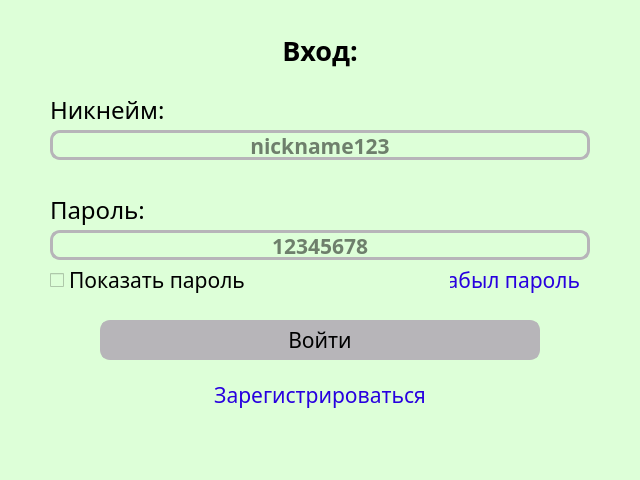
<?xml version="1.0" encoding="UTF-8"?>
<ui version="4.0">
 <class>MainWindow</class>
 <widget class="QMainWindow" name="MainWindow">
  <property name="geometry">
   <rect>
    <x>0</x>
    <y>0</y>
    <width>640</width>
    <height>480</height>
   </rect>
  </property>
  <property name="minimumSize">
   <size>
    <width>640</width>
    <height>480</height>
   </size>
  </property>
  <property name="maximumSize">
   <size>
    <width>640</width>
    <height>480</height>
   </size>
  </property>
  <property name="font">
   <font>
    <family>Times New Roman</family>
    <kerning>false</kerning>
   </font>
  </property>
  <property name="windowTitle">
   <string>MainWindow</string>
  </property>
  <property name="styleSheet">
   <string notr="true">background-color: rgb(221, 255, 216);</string>
  </property>
  <widget class="QWidget" name="centralwidget">
   <widget class="QLabel" name="label_enter">
    <property name="geometry">
     <rect>
      <x>200</x>
      <y>30</y>
      <width>240</width>
      <height>40</height>
     </rect>
    </property>
    <property name="font">
     <font>
      <family>.AppleSystemUIFontMonospaced</family>
      <pointsize>20</pointsize>
      <weight>75</weight>
      <italic>false</italic>
      <bold>true</bold>
      <underline>false</underline>
      <strikeout>false</strikeout>
     </font>
    </property>
    <property name="text">
     <string>Вход:</string>
    </property>
    <property name="alignment">
     <set>Qt::AlignCenter</set>
    </property>
   </widget>
   <widget class="QLabel" name="label_nickname">
    <property name="geometry">
     <rect>
      <x>50</x>
      <y>90</y>
      <width>120</width>
      <height>40</height>
     </rect>
    </property>
    <property name="font">
     <font>
      <family>.AppleSystemUIFontMonospaced</family>
      <pointsize>18</pointsize>
     </font>
    </property>
    <property name="text">
     <string>Никнейм:</string>
    </property>
   </widget>
   <widget class="QLineEdit" name="lineEdit_nickname">
    <property name="geometry">
     <rect>
      <x>50</x>
      <y>130</y>
      <width>540</width>
      <height>30</height>
     </rect>
    </property>
    <property name="font">
     <font>
      <family>Apple Symbols</family>
      <pointsize>16</pointsize>
      <weight>75</weight>
      <bold>true</bold>
      <kerning>true</kerning>
     </font>
    </property>
    <property name="styleSheet">
     <string notr="true">border: 3px solid  rgb(183, 181, 185);
border-radius: 10px;
</string>
    </property>
    <property name="maxLength">
     <number>16</number>
    </property>
    <property name="alignment">
     <set>Qt::AlignCenter</set>
    </property>
    <property name="placeholderText">
     <string notr="true">nickname123</string>
    </property>
   </widget>
   <widget class="QLabel" name="label_password">
    <property name="geometry">
     <rect>
      <x>50</x>
      <y>190</y>
      <width>120</width>
      <height>40</height>
     </rect>
    </property>
    <property name="font">
     <font>
      <family>.AppleSystemUIFontMonospaced</family>
      <pointsize>18</pointsize>
     </font>
    </property>
    <property name="text">
     <string>Пароль:</string>
    </property>
   </widget>
   <widget class="QLineEdit" name="lineEdit_password">
    <property name="geometry">
     <rect>
      <x>50</x>
      <y>230</y>
      <width>540</width>
      <height>30</height>
     </rect>
    </property>
    <property name="font">
     <font>
      <family>Apple Symbols</family>
      <pointsize>16</pointsize>
      <weight>75</weight>
      <bold>true</bold>
      <kerning>true</kerning>
     </font>
    </property>
    <property name="styleSheet">
     <string notr="true">border: 3px solid  rgb(183, 181, 185);
border-radius: 10px;
</string>
    </property>
    <property name="maxLength">
     <number>12</number>
    </property>
    <property name="echoMode">
     <enum>QLineEdit::Password</enum>
    </property>
    <property name="alignment">
     <set>Qt::AlignCenter</set>
    </property>
    <property name="placeholderText">
     <string notr="true">12345678</string>
    </property>
   </widget>
   <widget class="QCheckBox" name="checkBox_showPassword">
    <property name="geometry">
     <rect>
      <x>50</x>
      <y>265</y>
      <width>210</width>
      <height>30</height>
     </rect>
    </property>
    <property name="font">
     <font>
      <family>.AppleSystemUIFontMonospaced</family>
      <pointsize>16</pointsize>
     </font>
    </property>
    <property name="text">
     <string notr="true">Показать пароль</string>
    </property>
   </widget>
   <widget class="QLabel" name="label_forgotPassword">
    <property name="geometry">
     <rect>
      <x>450</x>
      <y>265</y>
      <width>130</width>
      <height>30</height>
     </rect>
    </property>
    <property name="font">
     <font>
      <family>.AppleSystemUIFontMonospaced</family>
      <pointsize>16</pointsize>
     </font>
    </property>
    <property name="cursor">
     <cursorShape>PointingHandCursor</cursorShape>
    </property>
    <property name="styleSheet">
     <string notr="true">QLabel{
	color: rgb(40, 0, 223);
}
QLabel:hover{
	color:rgb(15, 166, 255);
}</string>
    </property>
    <property name="text">
     <string>Забыл пароль</string>
    </property>
    <property name="alignment">
     <set>Qt::AlignRight|Qt::AlignTrailing|Qt::AlignVCenter</set>
    </property>
   </widget>
   <widget class="QPushButton" name="pushButton_enter">
    <property name="geometry">
     <rect>
      <x>100</x>
      <y>320</y>
      <width>440</width>
      <height>40</height>
     </rect>
    </property>
    <property name="font">
     <font>
      <family>.AppleSystemUIFontMonospaced</family>
      <pointsize>16</pointsize>
     </font>
    </property>
    <property name="cursor">
     <cursorShape>PointingHandCursor</cursorShape>
    </property>
    <property name="styleSheet">
     <string notr="true">QPushButton{
	border: 3px solid  rgb(183, 181, 185);
	border-radius: 10px;
	background-color: rgb(183, 181, 185);
}
QPushButton:hover{
	background-color: rgb(211, 208, 213);
}</string>
    </property>
    <property name="text">
     <string>Войти</string>
    </property>
   </widget>
   <widget class="QLabel" name="label_registration">
    <property name="geometry">
     <rect>
      <x>200</x>
      <y>375</y>
      <width>240</width>
      <height>40</height>
     </rect>
    </property>
    <property name="font">
     <font>
      <family>.AppleSystemUIFontMonospaced</family>
      <pointsize>16</pointsize>
     </font>
    </property>
    <property name="cursor">
     <cursorShape>PointingHandCursor</cursorShape>
    </property>
    <property name="styleSheet">
     <string notr="true">QLabel{
	color: rgb(40, 0, 223);
}
QLabel:hover{
	color:rgb(15, 166, 255);
}</string>
    </property>
    <property name="text">
     <string>Зарегистрироваться</string>
    </property>
    <property name="alignment">
     <set>Qt::AlignCenter</set>
    </property>
   </widget>
  </widget>
 </widget>
 <resources/>
 <connections/>
</ui>
